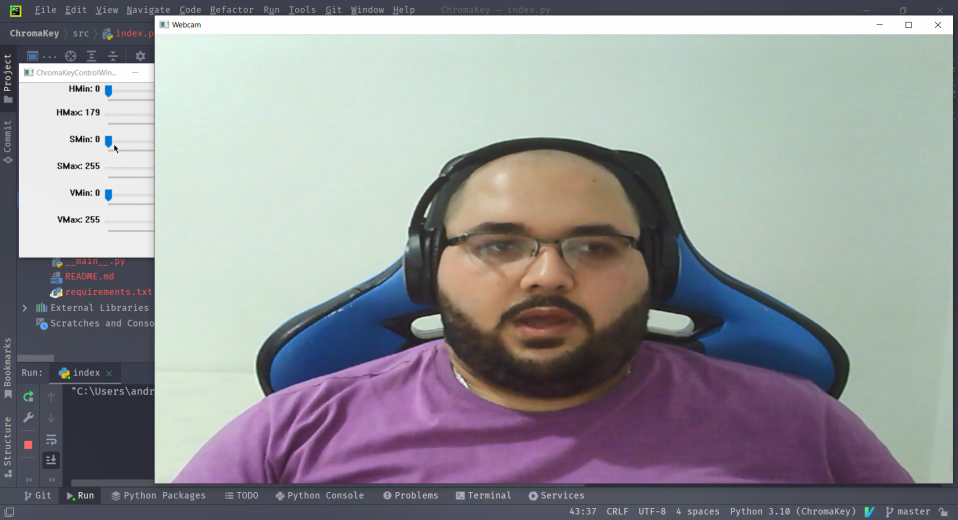
#> input picture src/images/before.png, 1916 x 1040 px, given in place of the camera (shown at 1/2 size)
$ python index.py
#> lines starting #> are read from the running program, lines starting #| are printed output that depends on the picture; after the words box and inside, x2 and y2 are one past the last pixel; in counts of white or black regions, pixels touching at a corner belong together
import cv2 as cv
import numpy as np


def nothing(x):
    pass


def setup() -> None:
    cv.namedWindow('Webcam')
    cv.namedWindow('ChromaKeyControlWindow')
    cv.createTrackbar('HMin', 'ChromaKeyControlWindow', 0, 179, nothing)
#> slider 'HMin' is set to 35
    cv.createTrackbar('HMax', 'ChromaKeyControlWindow', 0, 179, nothing)
#> slider 'HMax' is set to 179
    cv.createTrackbar('SMin', 'ChromaKeyControlWindow', 0, 255, nothing)
#> slider 'SMin' is set to 51
    cv.createTrackbar('SMax', 'ChromaKeyControlWindow', 0, 255, nothing)
#> slider 'SMax' is set to 255
    cv.createTrackbar('VMin', 'ChromaKeyControlWindow', 0, 255, nothing)
#> slider 'VMin' is set to 51
    cv.createTrackbar('VMax', 'ChromaKeyControlWindow', 0, 255, nothing)
#> slider 'VMax' is set to 255

    cv.setTrackbarPos('HMax', 'ChromaKeyControlWindow', 179)
    cv.setTrackbarPos('SMax', 'ChromaKeyControlWindow', 255)
    cv.setTrackbarPos('VMax', 'ChromaKeyControlWindow', 255)


if __name__ == '__main__':
    cap = cv.VideoCapture(2)
    setup()
    while True:
        _, image = cap.read()
#> image is the input picture: shape (1040, 1916, 3); mean B, G, R 150.4, 147.4, 146.2
        hMin = cv.getTrackbarPos('HMin', 'ChromaKeyControlWindow')
        sMin = cv.getTrackbarPos('SMin', 'ChromaKeyControlWindow')
        vMin = cv.getTrackbarPos('VMin', 'ChromaKeyControlWindow')
        hMax = cv.getTrackbarPos('HMax', 'ChromaKeyControlWindow')
        sMax = cv.getTrackbarPos('SMax', 'ChromaKeyControlWindow')
        vMax = cv.getTrackbarPos('VMax', 'ChromaKeyControlWindow')

        lower = np.array([hMin, sMin, vMin])
        upper = np.array([hMax, sMax, vMax])

        hsv = cv.cvtColor(image, cv.COLOR_BGR2HSV)
#> hsv: shape (1040, 1916, 3); mean H, S, V 83.6, 47.9, 160.3
        mask = cv.inRange(hsv, lower, upper)
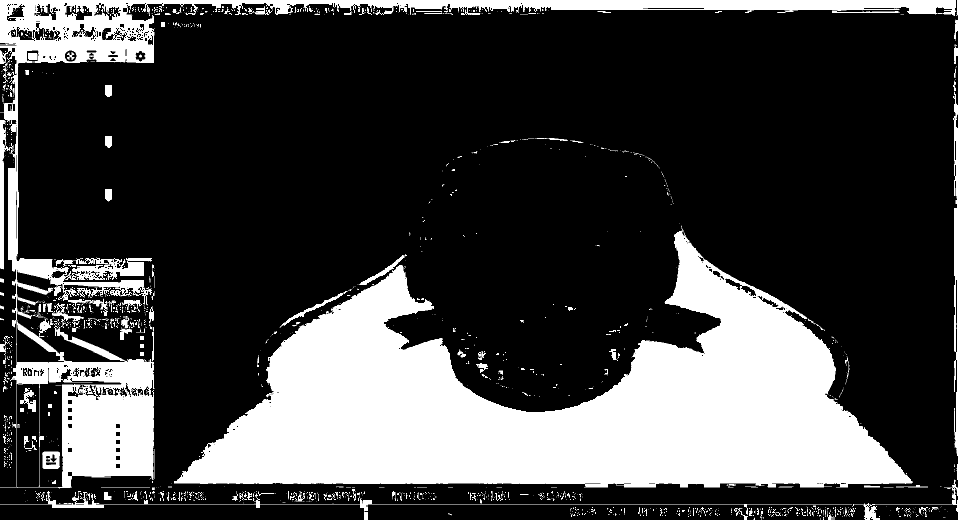
#> mask: shape (1040, 1916) (shown at 1/2 size); 25.9% white; 1477 white regions (1219 under 20 px), largest, box (x1, y1, x2, y2) and area: (348, 451, 1826, 975) 358225, (0, 0, 1912, 978) 125901, (1906, 184, 1916, 912) 4311
        result = cv.bitwise_and(image, image, mask=mask)
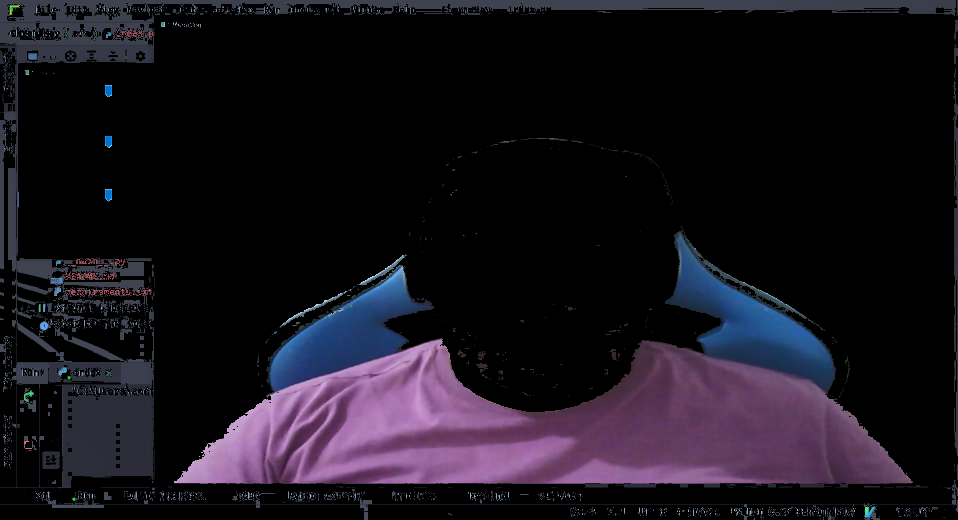
#> result: shape (1040, 1916, 3) (shown at 1/2 size); mean B, G, R 28, 19.2, 23.6

        imf = cv.resize(result, (1920, 1080))
        mask = cv.resize(mask, (1920, 1080))
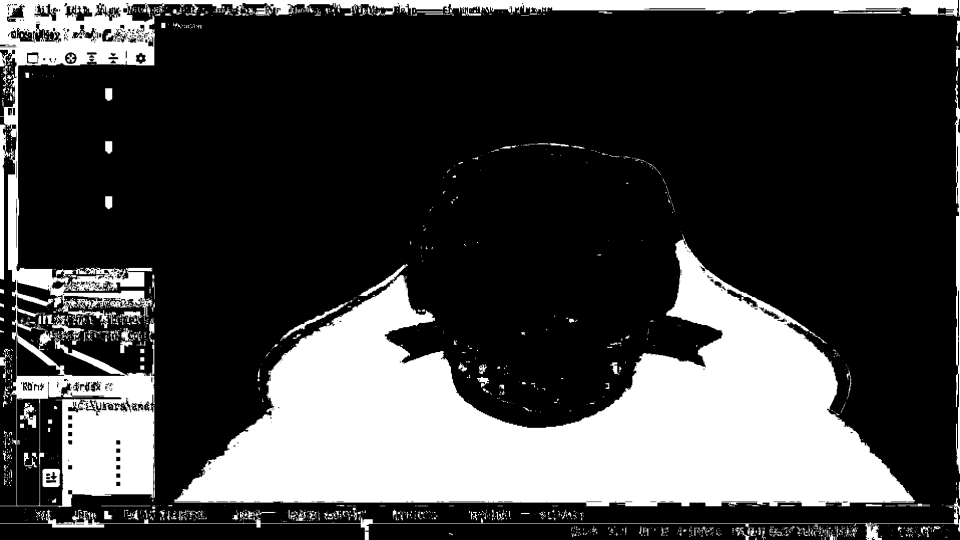
#> mask: shape (1080, 1920) (shown at 1/2 size); min 0, max 255, mean 66.1

        background_image = cv.imread('images/room.png')
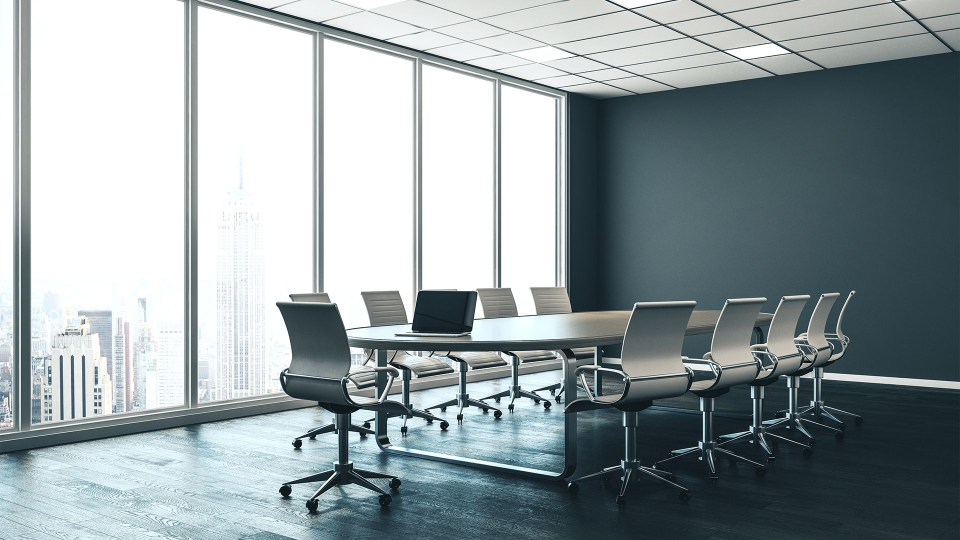
#> input picture src/images/room.png, 1920 x 1080 px (shown at 1/2 size)
#> background_image is the input picture: shape (1080, 1920, 3); mean B, G, R 162, 159.1, 148.5
        background_image = cv.cvtColor(background_image, cv.COLOR_BGR2RGB)

        background_image[mask != 0] = [0, 0, 0]
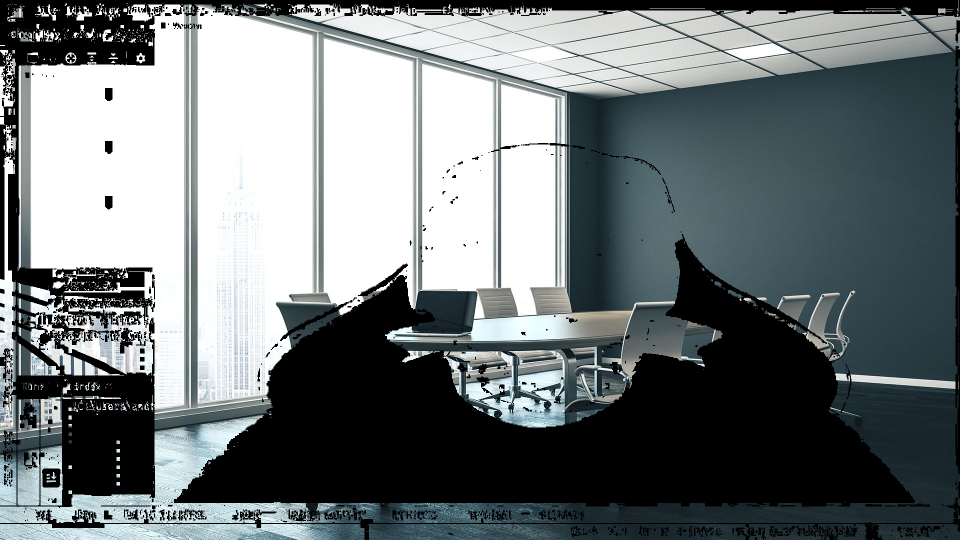
#> background_image: shape (1080, 1920, 3) (shown at 1/2 size); mean R, G, B 113.2, 120.1, 122

        final_image = imf + background_image
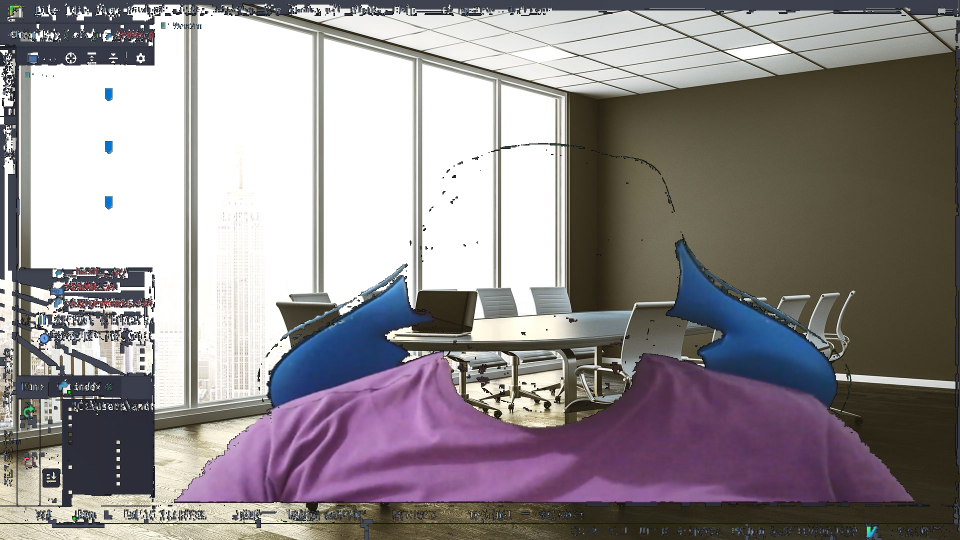
#> final_image: shape (1080, 1920, 3) (shown at 1/2 size); mean B, G, R 141.1, 139.3, 145.5
        final_image = cv.resize(final_image, (1280, 720))
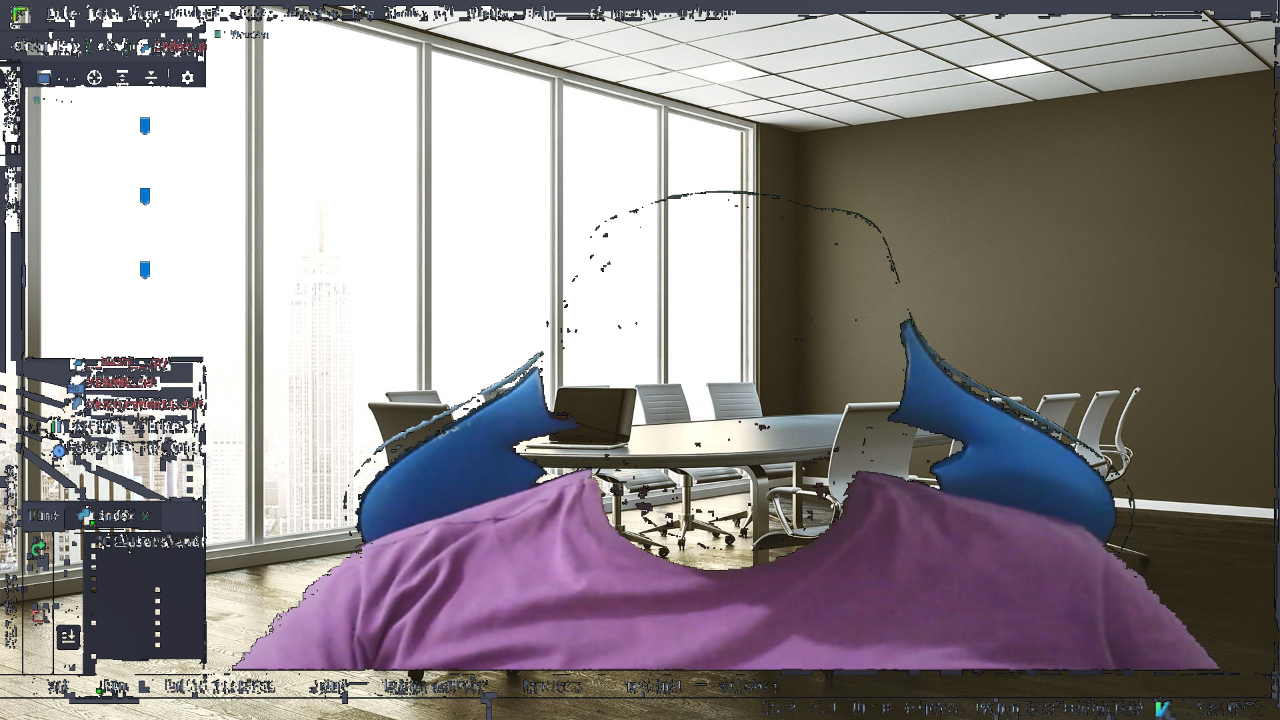
#> final_image: shape (720, 1280, 3); mean B, G, R 141.1, 139.3, 145.5

        cv.imshow('Webcam', final_image)

        if cv.waitKey(10) & 0xFF == ord('q'):
#> (key q is pressed here)
            break

    cv.destroyAllWindows()
